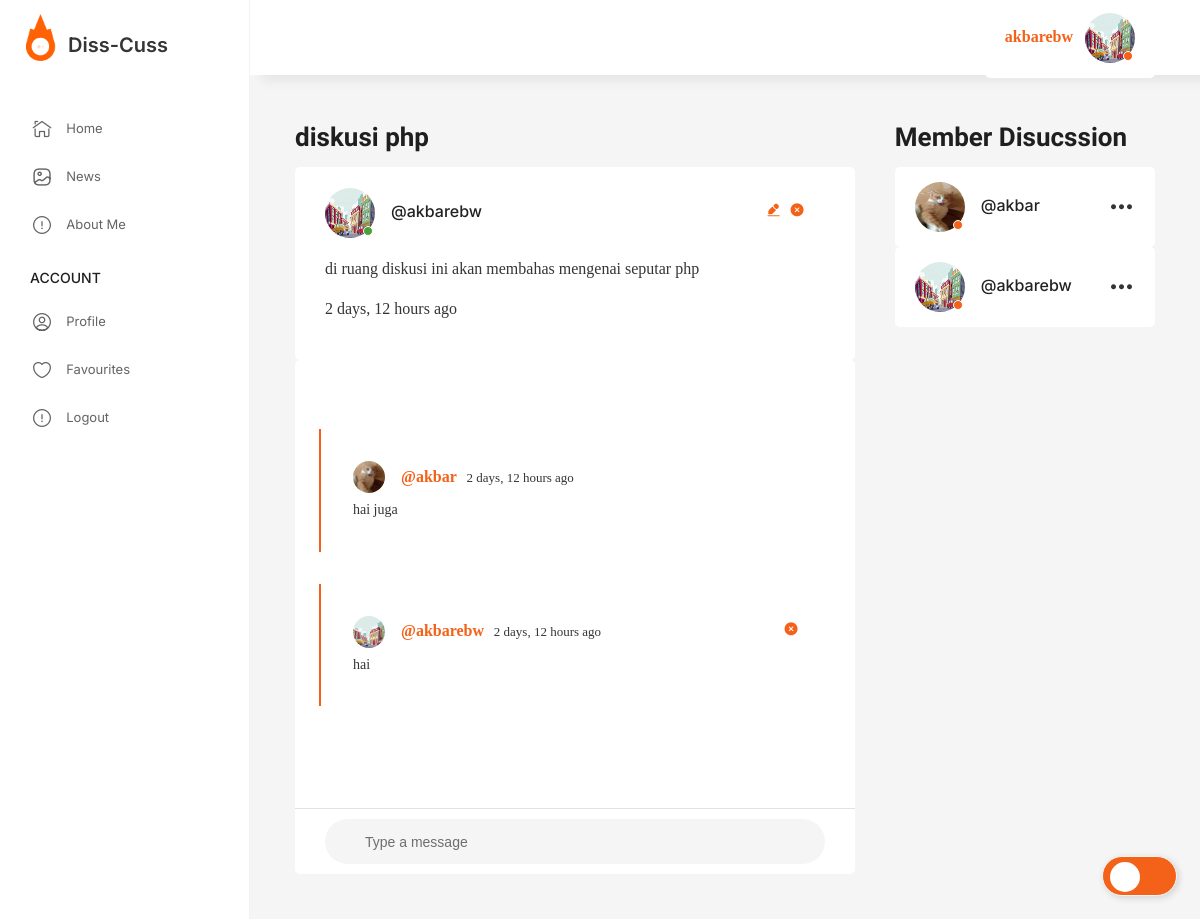
The page /room/4/ (signed in) on the database its author committed.
### base/models.py (models this page shows, shortened)
class User(AbstractUser):
    name = models.CharField(max_length=200, null=True)
    email = models.EmailField(unique=True, null=True)
    bio = models.TextField(null=True)
    avatar = models.ImageField(null=True, default="foto.jpg")
    USERNAME_FIELD = 'email'
    REQUIRED_FIELDS = ['username']

class Room(models.Model):
    host = models.ForeignKey(User, on_delete=models.SET_NULL, null=True)
    topic = models.ForeignKey(Topic, on_delete=models.SET_NULL, null=True)
    name = models.CharField(max_length=200)
    description = models.TextField(null=True, blank=True)
    participants = models.ManyToManyField(User, related_name='participants', blank=True)
    updated = models.DateTimeField(auto_now=True)
    created = models.DateTimeField(auto_now_add=True)
    class Meta:
        ordering = ['-updated', '-created']

class Message(models.Model):
    user = models.ForeignKey(User, on_delete=models.CASCADE)
    room = models.ForeignKey(Room, on_delete=models.CASCADE)
    body = models.TextField()
    updated = models.DateTimeField(auto_now=True)
    created = models.DateTimeField(auto_now_add=True)
    class Meta:
        ordering = ['-updated', '-created']

### base/views.py (the view, shortened to what this page needs)
# urls.py: path('room/<str:pk>/', views.room, name="room"),
def room(request, pk):
    room = Room.objects.get(id=pk)
    room_messages = room.message_set.all()
    participants = room.participants.all()
    cek_bookmark = Bookmark.objects.filter(room=room, user=request.user).exists()
    context = {'room': room, 'room_messages': room_messages, 'participants': participants,'cek_bookmark':cek_bookmark}
    return render(request, 'base/pages/room/room.html', context)

### base/templates/base/pages/room/room.html (shortened to what this page needs)
{% extends 'main.html' %}
{% load static %}
{% block content %}
    <main class="page-main">
        <div class="uk-grid" data-uk-grid>
            <div class="uk-width-2-3@l">
                <div class="widjet --bio">
                    <div class="widjet__head">
                        <h3 class="uk-text-lead">
                            {{ room.name }}
                        </h3>
                    </div>
                    <div class="widjet__body">
                        <div class="user-item-discuss">
                            <div class="user-item__avatar">
                                <img src="{{ room.host.avatar.url }}" alt="user"/>
                            </div>
                            <div class="user-item__box">
                                <div class="user-item__name">
                                    <a href="{% url 'user-profile' room.host.id %}">@{{ room.host.username }}</a>
                                </div>
                            </div>
                            {% if room.host == request.user %}
                                <div class="user-item">
                                    <a href="{% url 'update-room' room.id %}"><i class="ico_edit"></i></a>
                                    <a href="{% url 'delete-room' room.id %}"><i class="ico_close-circle"></i></a>
                                </div>
                            {% endif %}
                        </div>
                        <p>
                            {{ room.description }}
                        </p>
                        <p>{{ room.created|timesince }} ago</p>
                    </div>
                    <div class="chat-messages-box">
                        <div class="chat-messages-body">
                            {% for message in room_messages %}
                                <div class="thread">
                                    <div class="thread__top">
                                        <div class="thread__author">
                                            <a href="{% url 'user-profile' message.user.id %}"
                                               class="thread__authorInfo">
                                                <div class="avatar avatar--small">
                                                    <img src="{{ message.user.avatar.url }}"/>
                                                </div>
                                                <span>@{{ message.user.username }}</span>
                                            </a>
                                            <span class="thread__date">&nbsp;&nbsp; {{ message.created|timesince }} ago</span>
                                        </div>
                                        {% if request.user == message.user %}
                                            <div class="thread__delete">
                                                <a href="{% url 'delete-message' message.id %}"><i
                                                        class="ico_close-circle"></i></a>
                                            </div>
                                        {% endif %}
                                    </div>
                                    <div class="thread__details">
                                        {{ message.body }}
                                    </div>
                                </div>
                            {% endfor %}
                        </div>
                        {% if request.user.is_authenticated %}
                            <div class="chat-messages-footer">
                                <form action="" method="POST">
                                    <div class="chat-messages-form">
                                        <div class="chat-messages-form-controls">
                                            <input
                                                    name="body"
                                                    class="chat-messages-input"
                                                    type="text"
                                                    placeholder="Type a message"
                                            />
                                        </div>
                                    </div>
                                </form>
                            </div>
                        {% endif %}
                    </div>
                </div>
            </div>
            <div class="uk-width-1-3@l">
                <div class="widjet --my-list">
                    <div class="widjet__head">
                        <h3 class="uk-text-lead">Member Disucssion</h3>
                    </div>
                    <div class="widjet__body chat-messages-box">
                        {% for user in participants %}
                            <ul class="my-game-list">
                                <div class="user-item --active">
                                    <div class="user-item__avatar">
                                        <a href="{% url 'user-profile' user.id %}"><img
                                                src="{{ user.avatar.url }}" alt="user"/></a>
                                    </div>
                                    <div class="user-item__box">
                                        <div class="user-item__name">
                                            <a href="{% url 'user-profile' user.id %}">@{{ user.username }}</a>
                                        </div>
                                    </div>
                                    <div class="user-item__more">
                                        <a class="ico_more" href="{% url 'user-profile' user.id %}"></a>
                                    </div>
                                </div>
                            </ul>
                        {% endfor %}
                    </div>
                </div>
            </div>
        </div>
    </main>
{% endblock content %}

### templates/main.html (shortened to what this page needs)
<!DOCTYPE html>
{% load static %}
<html lang="en">
<head>
    <link rel="stylesheet" href="{% static 'assets/css/libs.min.css' %}"/>
    <link rel="stylesheet" href="{% static 'assets/css/main.css' %}"/>
</head>
<body class="page-chats">
<input id="toggle" type="checkbox"/>
<div class="page-wrapper">
    <header class="page-header">
        <div class="page-header__inner">
            <div class="page-header__sidebar">
                <div class="page-header__logo">
                    <img src="{% static 'assets/img/logo.png' %}" alt="logo"/><span
                        class="page-header__logo_text"
                >Diss-Cuss</span
                >
                </div>
            </div>
            <div class="page-header__content">
                {% if request.user.is_authenticated %}
                    <div class="user-item --active">
                        <div class="page-header__action">
                            <a href="{% url 'user-profile' user.id %}">{{ request.user.username }}</a>
                        </div>&nbsp;&nbsp;&nbsp;
                        <div class="user-item__avatar">
                            <a href="{% url 'user-profile' user.id %}"><img src="{{ request.user.avatar.url }}"
                                                                            alt="user"/></a>
                        </div>
                    </div>
                {% else %}
                    <div class="page-header__action">
                        <a href="{% url 'login' %}">Login</a>
                    </div>
                {% endif %}
            </div>
    </header>
    <div class="page-content">
        <aside class="sidebar is-show" id="sidebar">
            <div class="sidebar-box">
                <ul class="uk-nav">
                    {% if request.user.is_authenticated %}
                        <li>
                            <a href="{% url 'home' %}"><i class="ico_home"></i><span>Home</span></a>
                        </li>
                        <li>
                            <a href="{% url 'news' %}"><i class="ico_gallery"></i><span>News</span></a>
                        </li>
                        <li>
                            <a href="{% url 'about' %}"><i class="ico_report"></i><span>About Me</span></a>
                        </li>
                        <li class="uk-nav-header">Account</li>
                        <li>
                            <a href="{% url 'user-profile' user.id %}"
                            ><i class="ico_profile"></i><span>Profile</span></a
                            >
                        </li>
                        <li>
                            <a href="{% url 'bookmarked_items' %}"
                            ><i class="ico_favourites"></i><span>Favourites</span></a
                            >
                        </li>
                        <li>
                            <a href="{% url 'logout' %}"
                            ><i class="ico_report"></i><span>Logout</span></a
                            >
                        </li>
                    {% endif %}
                </ul>
            </div>
        </aside>
        {% block content %}
        {% endblock %}
    </div>
</body>
</html>

### rows shown on the page
User: user.username "akbarebw", user.avatar (picture), avatar (picture), username "akbarebw"
Room: name "diskusi php", host.avatar (picture), host.username "akbarebw", description "di ruang diskusi ini akan membahas mengenai seputar php", created "2 days, 12 hours"
Message: user.avatar (picture), user.username "akbar", created "2 days, 12 hours", body "hai juga"
Message: user.avatar (picture), user.username "akbarebw", created "2 days, 12 hours", body "hai"
User: avatar (picture), username "akbar"
